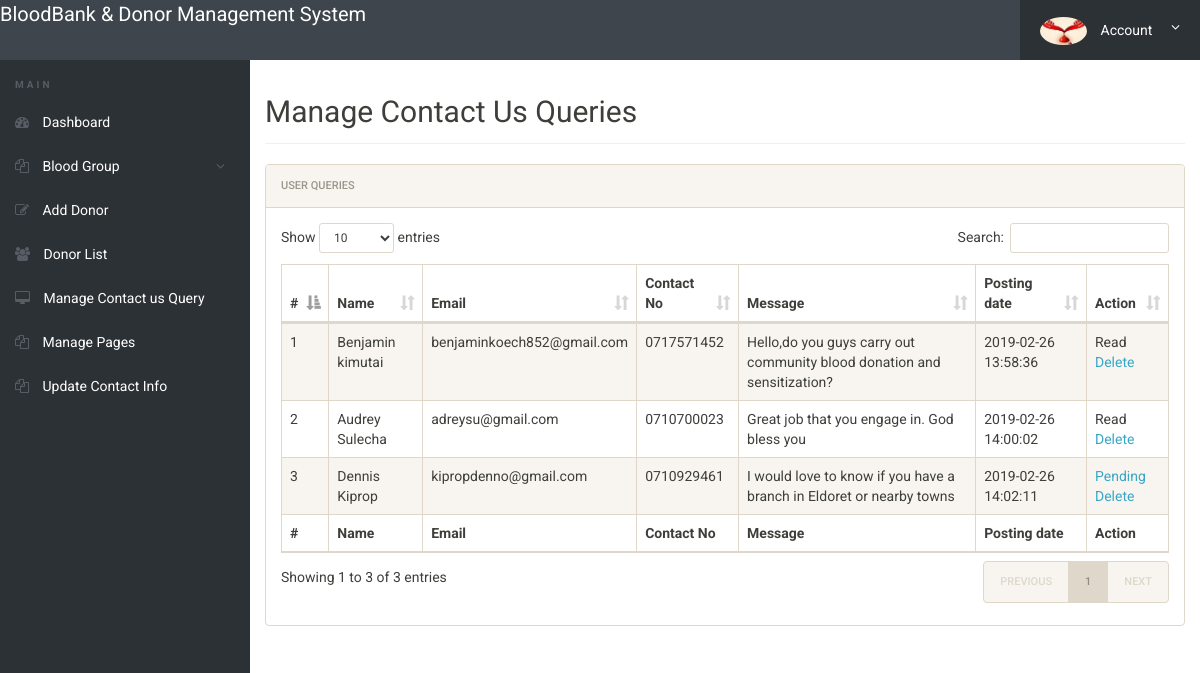
The app's page /bbdms/admin/manage-conactusquery.php (signed in) with its own data.
### tables this page shows
CREATE TABLE `tblcontactusquery` (
  `id` int(11) NOT NULL,
  `name` varchar(100) DEFAULT NULL,
  `EmailId` varchar(120) DEFAULT NULL,
  `ContactNumber` char(11) DEFAULT NULL,
  `Message` longtext,
  `PostingDate` timestamp NOT NULL DEFAULT CURRENT_TIMESTAMP,
  `status` int(11) DEFAULT NULL
);

### bbdms/admin/manage-conactusquery.php (the view, shortened to what this page needs)
<?php
include('includes/config.php');
if(strlen($_SESSION['alogin'])==0)
	{
header('location:index.php');
}
else{
 ?>
<!doctype html>
<html lang="en" class="no-js">
<head>
	<link rel="stylesheet" href="css/font-awesome.min.css">
	<link rel="stylesheet" href="css/bootstrap.min.css">
	<link rel="stylesheet" href="css/dataTables.bootstrap.min.css">
	<link rel="stylesheet" href="css/bootstrap-social.css">
	<link rel="stylesheet" href="css/bootstrap-select.css">
	<link rel="stylesheet" href="css/fileinput.min.css">
	<link rel="stylesheet" href="css/awesome-bootstrap-checkbox.css">
	<link rel="stylesheet" href="css/style.css">
</head>
<body>
	<?php include('includes/header.php');?>
	<div class="ts-main-content">
		<?php include('includes/leftbar.php');?>
		<div class="content-wrapper">
			<div class="container-fluid">
				<div class="row">
					<div class="col-md-12">
						<h2 class="page-title">Manage Contact Us Queries</h2>
						<div class="panel panel-default">
							<div class="panel-heading">User queries</div>
							<div class="panel-body">
								<table id="zctb" class="display table table-striped table-bordered table-hover" cellspacing="0" width="100%">
									<thead>
										<tr>
										<th>#</th>
											<th>Name</th>
											<th>Email</th>
											<th>Contact No</th>
											<th>Message</th>
											<th>Posting date</th>
											<th>Action</th>
										</tr>
									</thead>
									<tfoot>
										<tr>
										<th>#</th>
											<th>Name</th>
											<th>Email</th>
											<th>Contact No</th>
											<th>Message</th>
											<th>Posting date</th>
											<th>Action</th>
										</tr>
									</tfoot>
									<tbody>
									<?php $sql = "SELECT * from  tblcontactusquery ";
$query = $dbh -> prepare($sql);
$query->execute();
$results=$query->fetchAll(PDO::FETCH_OBJ);
$cnt=1;
if($query->rowCount() > 0)
{
foreach($results as $result)
{				?>
										<tr>
											<td><?php echo htmlentities($cnt);?></td>
											<td><?php echo htmlentities($result->name);?></td>
											<td><?php echo htmlentities($result->EmailId);?></td>
											<td><?php echo htmlentities($result->ContactNumber);?></td>
											<td><?php echo htmlentities($result->Message);?></td>
											<td><?php echo htmlentities($result->PostingDate);?></td>
																<?php if($result->status==1)
{
	?><td>Read<br />
		<a href="manage-conactusquery.php?del=<?php echo htmlentities($result->id);?>" onclick="return confirm('Do you really want to read')" >Delete</a></td>
<?php } else {?>
<td><a href="manage-conactusquery.php?eid=<?php echo htmlentities($result->id);?>" onclick="return confirm('Do you really want to read')" >Pending</a><br />
	<a href="manage-conactusquery.php?eid=<?php echo htmlentities($result->id);?>" onclick="return confirm('Do you really want to read')" >Delete</a>
</td>
<?php } ?>
										</tr>
										<?php $cnt=$cnt+1; }} ?>
									</tbody>
								</table>
							</div>
						</div>
					</div>
				</div>
			</div>
		</div>
	</div>
</body>
</html>
<?php } ?>

### bbdms/admin/css/style.css (style rules this page uses)
html { font-size: 14px; }
@media only screen and (min-width: 480px) { html { font-size: 17px; } }
@media only screen and (min-width: 768px) { html { font-size: 14px; } }
body { font-size: 1em; }
a { color: #37a6c4; }
.panel { overflow: hidden; }
.page-title { padding-bottom: 15px; margin-bottom: 20px; border-bottom: 1px solid #f0f0f0; }
.ts-main-content .content-wrapper { padding-top: 15px; margin-top: 60px; }
@media only screen and (min-width: 992px) { .ts-main-content .content-wrapper { margin-left: 250px; } }

### records on screen
tblcontactusquery: name "Benjamin kimutai", EmailId "benjaminkoech852@gmail.com", ContactNumber "0717571452", Message "Hello,do you guys carry out community blood donation and sensitization?", PostingDate "2019-02-26 13:58:36"
tblcontactusquery: name "Audrey Sulecha", EmailId "adreysu@gmail.com", ContactNumber "0710700023", Message "Great job that you engage in. God bless you", PostingDate "2019-02-26 14:00:02"
tblcontactusquery: name "Dennis Kiprop", EmailId "kipropdenno@gmail.com", ContactNumber "0710929461", Message "I would love to know if you have a branch in Eldoret or nearby towns", PostingDate "2019-02-26 14:02:11"
